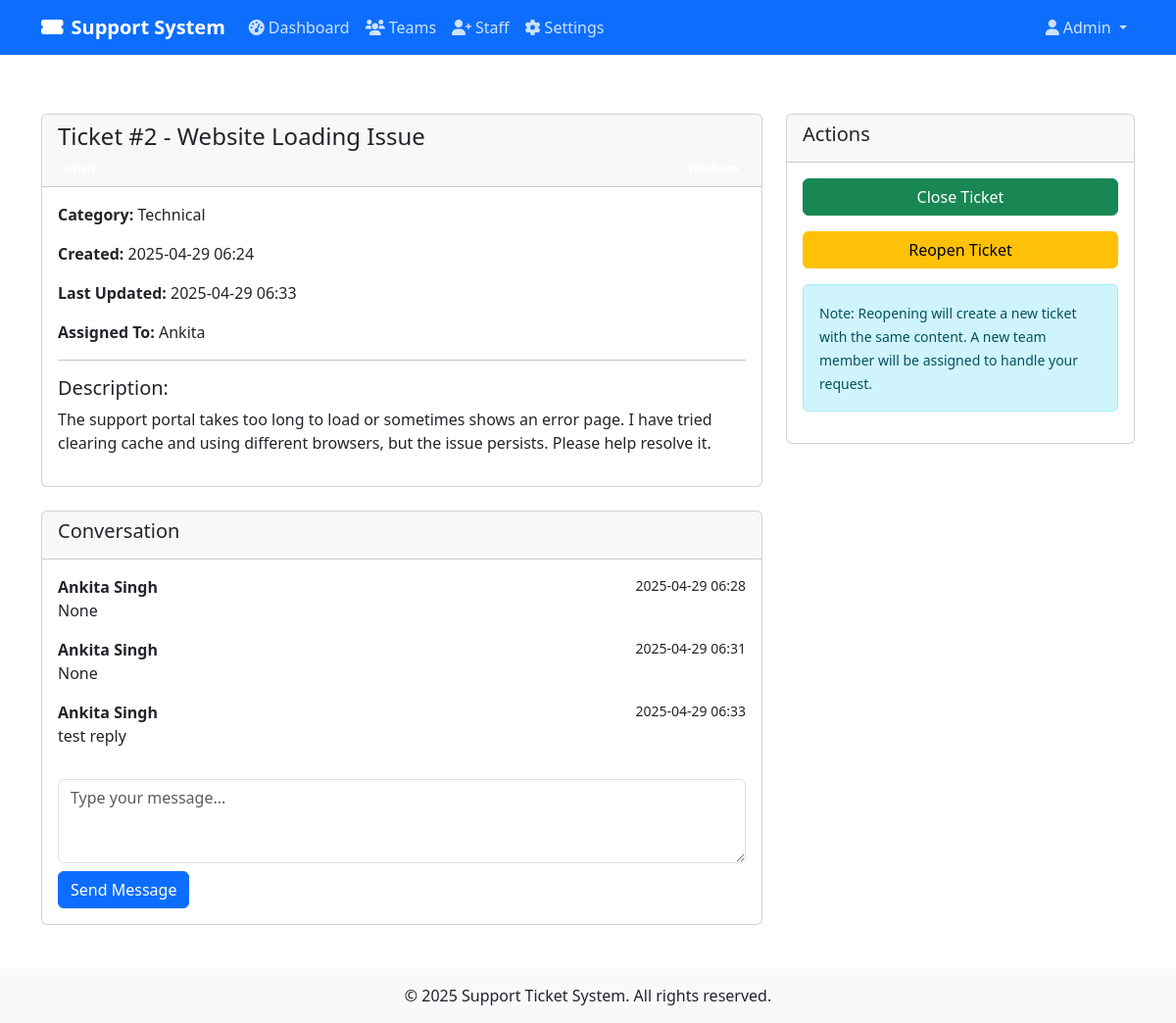
Screenshot of /ticket/2 (signed in) with the database file from the repository.
### app.py (models this page shows, shortened)
class User(UserMixin, db.Model):
    id = db.Column(db.Integer, primary_key=True)
    email = db.Column(db.String(120), unique=True, nullable=False)
    password_hash = db.Column(db.String(128))
    first_name = db.Column(db.String(50))
    last_name = db.Column(db.String(50))
    role = db.Column(db.String(20))  # admin, manager, team_member, client
    created_at = db.Column(db.DateTime, default=datetime.utcnow)
    phone = db.Column(db.String(20))
    team_id = db.Column(db.Integer, db.ForeignKey('team.id'))
    managed_teams = db.relationship('Team', backref='manager', foreign_keys='Team.manager_id')
    otp = db.Column(db.String(6), nullable=True)

class Ticket(db.Model):
    id = db.Column(db.Integer, primary_key=True)
    client_id = db.Column(db.Integer, db.ForeignKey('user.id'))
    subject = db.Column(db.String(200))
    content = db.Column(db.Text)
    category = db.Column(db.String(50))
    priority = db.Column(db.String(20))  # low, medium, high, urgent
    status = db.Column(db.String(20))  # pending, open, resolved, closed
    created_at = db.Column(db.DateTime, default=datetime.utcnow)
    assigned_to = db.Column(db.Integer, db.ForeignKey('user.id'))
    sla_respond_by = db.Column(db.DateTime)
    sla_resolve_by = db.Column(db.DateTime)
    last_updated = db.Column(db.DateTime, default=datetime.utcnow)
    attachments = db.relationship('Attachment', backref='ticket', lazy=True)
    replies = db.relationship('Reply', backref='ticket', lazy=True)
    client = db.relationship('User', foreign_keys=[client_id], backref='tickets')
    assigned_staff = db.relationship('User', foreign_keys=[assigned_to], backref='assigned_tickets')

class Reply(db.Model):
    id = db.Column(db.Integer, primary_key=True)
    ticket_id = db.Column(db.Integer, db.ForeignKey('ticket.id'))
    user_id = db.Column(db.Integer, db.ForeignKey('user.id'))
    content = db.Column(db.Text)
    created_at = db.Column(db.DateTime, default=datetime.utcnow)
    user = db.relationship('User', backref='replies')

### app.py (the view)
@app.route('/ticket/<int:ticket_id>')
@login_required
def ticket_details(ticket_id):
    ticket = Ticket.query.get_or_404(ticket_id)
    if current_user.role == 'client' and ticket.client_id != current_user.id:
        abort(403)
    return render_template('ticket_details.html', ticket=ticket)

### app.py (called while the page is built)
@login_manager.user_loader
def load_user(user_id):
    return User.query.get(int(user_id))

@app.before_request
def check_inactive_tickets():
    if current_user.is_authenticated and current_user.role == 'team_member':
        check_and_close_inactive_tickets()

### templates/ticket_details.html (shortened to what this page needs)
{% extends "base.html" %}
{% block content %}
<div class="container mt-4">
    <div class="row">
        <div class="col-md-8">
            <div class="card mb-4">
                <div class="card-header">
                    <h4>Ticket #{{ ticket.id }} - {{ ticket.subject }}</h4>
                    <div class="d-flex justify-content-between align-items-center">
                        <span class="badge bg-{{ ticket.status_color }}">{{ ticket.status }}</span>
                        <span class="badge bg-{{ ticket.priority_color }}">{{ ticket.priority }}</span>
                    </div>
                </div>
                <div class="card-body">
                    <p><strong>Category:</strong> {{ ticket.category }}</p>
                    <p><strong>Created:</strong> {{ ticket.created_at.strftime('%Y-%m-%d %H:%M') }}</p>
                    <p><strong>Last Updated:</strong> {{ ticket.last_updated.strftime('%Y-%m-%d %H:%M') }}</p>
                    <p><strong>Assigned To:</strong> {{ ticket.assigned_staff.first_name if ticket.assigned_staff else 'Not assigned' }}</p>
                    <hr>
                    <h5>Description:</h5>
                    <p>{{ ticket.content }}</p>
                </div>
            </div>
            <div class="card mb-4">
                <div class="card-header">
                    <h5>Conversation</h5>
                </div>
                <div class="card-body">
                    <div class="chat-messages" style="max-height: 400px; overflow-y: auto;">
                        {% for reply in ticket.replies %}
                            <div class="message mb-3">
                                <div class="d-flex justify-content-between">
                                    <strong>{{ reply.user.first_name }} {{ reply.user.last_name }}</strong>
                                    <small>{{ reply.created_at.strftime('%Y-%m-%d %H:%M') }}</small>
                                </div>
                                <p>{{ reply.content }}</p>
                            </div>
                        {% endfor %}
                    </div>
                    <form action="{{ url_for('add_reply', ticket_id=ticket.id) }}" method="POST" class="mt-3">
                        <div class="form-group">
                            <textarea name="content" class="form-control" rows="3" placeholder="Type your message..." required></textarea>
                        </div>
                        <button type="submit" class="btn btn-primary mt-2">Send Message</button>
                    </form>
                </div>
            </div>
        </div>
        <div class="col-md-4">
            <div class="card">
                <div class="card-header">
                    <h5>Actions</h5>
                </div>
                <div class="card-body">
                    <form action="{{ url_for('close_ticket', ticket_id=ticket.id) }}" method="POST" class="mb-3">
                        <button type="submit" class="btn btn-success w-100">Close Ticket</button>
                    </form>
                    <form action="{{ url_for('reopen_ticket', ticket_id=ticket.id) }}" method="POST" class="mb-3">
                        <button type="submit" class="btn btn-warning w-100">Reopen Ticket</button>
                    </form>
                    <div class="alert alert-info">
                        <small>Note: Reopening will create a new ticket with the same content. A new team member will be assigned to handle your request.</small>
                    </div>
                </div>
            </div>
        </div>
    </div>
</div>
{% endblock %}

### templates/base.html (shortened to what this page needs)
<!DOCTYPE html>
<html lang="en">
<head>
    <link href="https://cdn.jsdelivr.net/npm/bootstrap@5.3.0/dist/css/bootstrap.min.css" rel="stylesheet">
    <link href="https://cdnjs.cloudflare.com/ajax/libs/font-awesome/6.0.0/css/all.min.css" rel="stylesheet">
</head>
<body>
    <nav class="navbar navbar-expand-lg navbar-dark bg-primary">
        <div class="container">
            <a class="navbar-brand" href="{{ url_for('index') }}">
                <i class="fas fa-ticket-alt me-2"></i>Support System
            </a>
            <div class="collapse navbar-collapse" id="navbarNav">
                <ul class="navbar-nav me-auto">
                    {% if current_user.is_authenticated %}
                        {% if current_user.role == 'admin' %}
                            <li class="nav-item">
                                <a class="nav-link" href="{{ url_for('admin_dashboard') }}">
                                    <i class="fas fa-tachometer-alt me-1"></i>Dashboard
                                </a>
                            </li>
                            <li class="nav-item">
                                <a class="nav-link" href="{{ url_for('create_team') }}">
                                    <i class="fas fa-users me-1"></i>Teams
                                </a>
                            </li>
                            <li class="nav-item">
                                <a class="nav-link" href="{{ url_for('add_staff') }}">
                                    <i class="fas fa-user-plus me-1"></i>Staff
                                </a>
                            </li>
                            <li class="nav-item">
                                <a class="nav-link" href="{{ url_for('admin_settings') }}">
                                    <i class="fas fa-cog me-1"></i>Settings
                                </a>
                            </li>
                        {% elif current_user.role == 'manager' %}
                            <li class="nav-item">
                                <a class="nav-link" href="{{ url_for('manager_dashboard') }}">
                                    <i class="fas fa-tachometer-alt me-1"></i>Dashboard
                                </a>
                            </li>
                        {% elif current_user.role == 'team_member' %}
                            <li class="nav-item">
                                <a class="nav-link" href="{{ url_for('team_member_dashboard') }}">
                                    <i class="fas fa-tachometer-alt me-1"></i>Dashboard
                                </a>
                            </li>
                        {% endif %}
                    {% endif %}
                </ul>
                <ul class="navbar-nav">
                    {% if current_user.is_authenticated %}
                        <li class="nav-item dropdown">
                            <a class="nav-link dropdown-toggle" href="#" id="navbarDropdown" role="button" data-bs-toggle="dropdown">
                                <i class="fas fa-user me-1"></i>{{ current_user.first_name }}
                            </a>
                        </li>
                    {% else %}
                        <li class="nav-item">
                            <a class="nav-link" href="{{ url_for('login') }}">
                                <i class="fas fa-sign-in-alt me-1"></i>Login
                            </a>
                        </li>
                    {% endif %}
                </ul>
            </div>
        </div>
    </nav>
    <div class="content-wrapper">
        {% block content %}{% endblock %}
    </div>
    <footer class="bg-light py-3 mt-auto">
        <div class="container text-center">
            <p class="mb-0">&copy; 2025 Support Ticket System. All rights reserved.</p>
        </div>
    </footer>
</body>
</html>

### templates/base.html (style rules this page uses)
.navbar-brand { font-weight: bold; }
.nav-link { color: rgba(255,255,255,0.8); }
.content-wrapper { min-height: calc(100vh - 56px); padding: 20px 0; }

### rows the page displays
User: first_name "Admin"
Ticket: id "2", subject "Website Loading Issue", category "Technical", created_at "2025-04-29 06:24", last_updated "2025-04-29 06:33", content "The support portal takes too long to load or sometimes shows an error page. I have tried clearing cache and using different browsers, but the issue persists. Please help resolve it."
User: assigned_staff "Ankita"
Reply: user.first_name "Ankita", user.last_name "Singh", created_at "2025-04-29 06:28", content "None"
Reply: user.first_name "Ankita", user.last_name "Singh", created_at "2025-04-29 06:31", content "None"
Reply: user.first_name "Ankita", user.last_name "Singh", created_at "2025-04-29 06:33", content "test reply"
